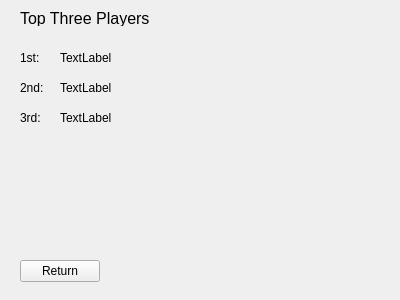
<?xml version="1.0" encoding="UTF-8"?>
<ui version="4.0">
 <class>Widget</class>
 <widget class="QWidget" name="Widget">
  <property name="geometry">
   <rect>
    <x>0</x>
    <y>0</y>
    <width>400</width>
    <height>300</height>
   </rect>
  </property>
  <property name="windowTitle">
   <string>Widget</string>
  </property>
  <widget class="QLabel" name="secondResult">
   <property name="geometry">
    <rect>
     <x>60</x>
     <y>80</y>
     <width>311</width>
     <height>16</height>
    </rect>
   </property>
   <property name="text">
    <string>TextLabel</string>
   </property>
  </widget>
  <widget class="QLabel" name="third">
   <property name="geometry">
    <rect>
     <x>20</x>
     <y>110</y>
     <width>31</width>
     <height>16</height>
    </rect>
   </property>
   <property name="text">
    <string>3rd:</string>
   </property>
  </widget>
  <widget class="QLabel" name="Title">
   <property name="geometry">
    <rect>
     <x>20</x>
     <y>10</y>
     <width>161</width>
     <height>16</height>
    </rect>
   </property>
   <property name="font">
    <font>
     <pointsize>12</pointsize>
    </font>
   </property>
   <property name="text">
    <string>Top Three Players</string>
   </property>
  </widget>
  <widget class="QLabel" name="firstResult">
   <property name="geometry">
    <rect>
     <x>60</x>
     <y>50</y>
     <width>311</width>
     <height>16</height>
    </rect>
   </property>
   <property name="text">
    <string>TextLabel</string>
   </property>
  </widget>
  <widget class="QPushButton" name="pushButton">
   <property name="geometry">
    <rect>
     <x>20</x>
     <y>260</y>
     <width>80</width>
     <height>22</height>
    </rect>
   </property>
   <property name="text">
    <string>Return</string>
   </property>
  </widget>
  <widget class="QLabel" name="second">
   <property name="geometry">
    <rect>
     <x>20</x>
     <y>80</y>
     <width>31</width>
     <height>16</height>
    </rect>
   </property>
   <property name="text">
    <string>2nd:</string>
   </property>
  </widget>
  <widget class="QLabel" name="first">
   <property name="geometry">
    <rect>
     <x>20</x>
     <y>50</y>
     <width>31</width>
     <height>16</height>
    </rect>
   </property>
   <property name="text">
    <string>1st:</string>
   </property>
  </widget>
  <widget class="QLabel" name="thirdResult">
   <property name="geometry">
    <rect>
     <x>60</x>
     <y>110</y>
     <width>311</width>
     <height>16</height>
    </rect>
   </property>
   <property name="text">
    <string>TextLabel</string>
   </property>
  </widget>
 </widget>
 <layoutdefault spacing="6" margin="11"/>
 <resources/>
 <connections/>
</ui>
